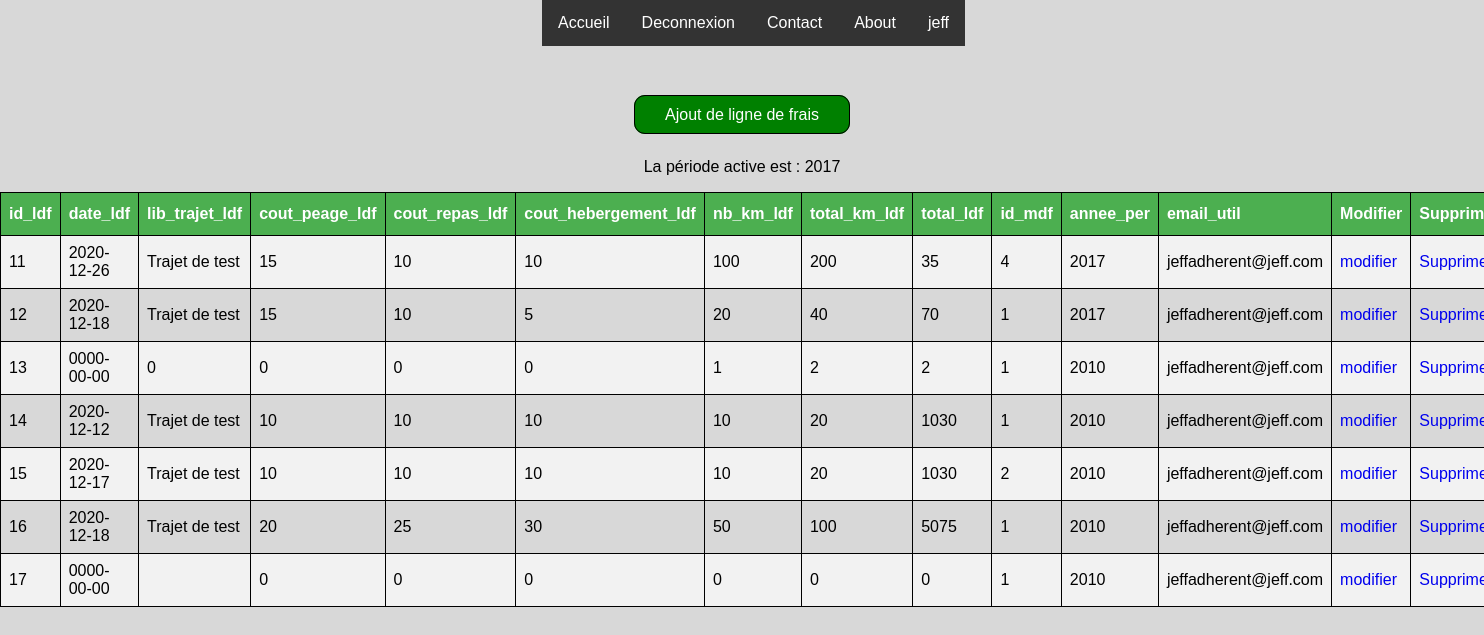
The app's page /gestion/gestion_ligne_de_frais.php (signed in), older data.
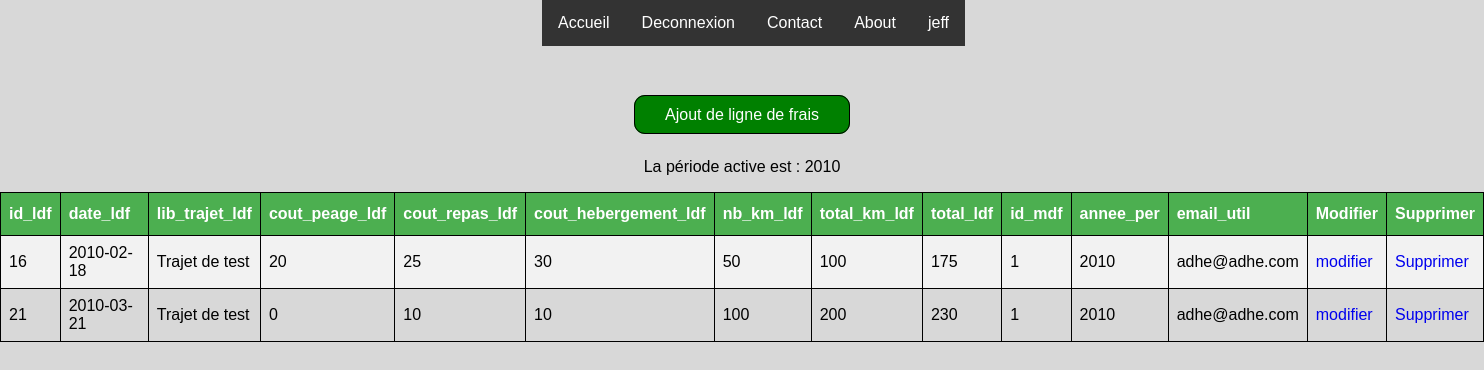
The same page, newer data.
### tables this page shows
CREATE TABLE `periode` (
  `annee_per` int(11) NOT NULL,
  `forfait_km_per` decimal(10,0) NOT NULL,
  `statut_per` int(11) NOT NULL
);

CREATE TABLE `ligne_de_frais` (
  `id_ldf` int(11) NOT NULL,
  `date_ldf` date NOT NULL,
  `lib_trajet_ldf` varchar(50) NOT NULL,
  `cout_peage_ldf` decimal(10,0) NOT NULL,
  `cout_repas_ldf` decimal(10,0) NOT NULL,
  `cout_hebergement_ldf` decimal(10,0) NOT NULL,
  `nb_km_ldf` int(11) NOT NULL,
  `total_km_ldf` decimal(10,0) NOT NULL,
  `total_ldf` decimal(10,0) NOT NULL,
  `id_mdf` int(11) NOT NULL,
  `annee_per` int(11) NOT NULL,
  `email_util` varchar(50) NOT NULL
);

### DAO/DAO.php (called while the page is built, shortened)
<?php
class DAO {
  function __construct() {
    $dsn = 'mysql:host=' . DB_HOST . ';dbname=' . DB_NAME;
    try {
      $pdo = new PDO($dsn, DB_USER, DB_PASSWORD, array(PDO::MYSQL_ATTR_INIT_COMMAND => "SET NAMES utf8"));
      $pdo->setAttribute(PDO::ATTR_ERRMODE, PDO::ERRMODE_EXCEPTION);
    } catch (PDOException $e) {
      throw new Exception("Erreur lors de la connexion : " . $e->getMessage());
    }
    $this->pdo = $pdo;
  }
}

### DAO/PeriodeDAO.php (called while the page is built, shortened)
<?php
require_once('DAO.php');
require_once('periode.php');
Class PeriodeDAO extends DAO {
    public function findAll() {
        $sql = "SELECT * FROM periode";
        try {
            $sth = $this->pdo->prepare($sql);
            $sth->execute();
            $rows = $sth->fetchAll(PDO::FETCH_ASSOC);
        } catch (PDOException $e) {
            throw new Exception("Erreur lors de la requête SQL : " . $e->getMessage());
        }
        $periodes = array();
        foreach ($rows as $row) {
            $periodes[] = new Periode($row);
        }
        return $periodes;
    }
}

### DAO/periode.php (called while the page is built, shortened)
<?php
class Periode {
    private $annee_per;
    private $statut_per;
    public function __construct(array $row) {
        $this->annee_per = $row['annee_per'];
        $this->statut_per = $row['statut_per'];
    }
    public function get_annee_per() {
        return $this->annee_per;
    }
    public function get_statut_per() {
        return $this->statut_per;
    }
}

### DAO/ligne_de_fraisDAO.php (called while the page is built, shortened)
<?php
require_once('DAO.php');
require_once('ligne_de_frais.php');
Class Ligne_de_fraisDAO extends DAO {
    public function findAll() {
        $sql = "SELECT * FROM ligne_de_frais";
        try {
            $sth = $this->pdo->prepare($sql);
            $sth->execute();
            $rows = $sth->fetchAll(PDO::FETCH_ASSOC);
        } catch (PDOException $e) {
            throw new Exception("Erreur lors de la requête SQL : " . $e->getMessage());
        }
        $ligne_de_frais = array();
        foreach ($rows as $row) {
            $ligne_de_frais[] = new Ligne_de_frais($row);
        }
        return $ligne_de_frais;
    }
}

### DAO/ligne_de_frais.php (called while the page is built, shortened)
<?php
class Ligne_de_frais {
    private $id_ldf;
    private $date_ldf;
    private $lib_trajet_ldf;
    private $cout_peage_ldf;
    private $cout_repas_ldf;
    private $cout_hebergement_ldf;
    private $nb_km_ldf;
    private $total_km_ldf;
    private $total_ldf;
    private $id_mdf;
    private $annee_per;
    private $email_util;
    public function __construct(array $row) {
        $this->id_ldf = $row['id_ldf'];
        $this->lib_trajet_ldf = $row['lib_trajet_ldf'];
        $this->date_ldf = $row['date_ldf'];
        $this->cout_peage_ldf = $row['cout_peage_ldf'];
        $this->cout_repas_ldf = $row['cout_repas_ldf'];
        $this->cout_hebergement_ldf = $row['cout_hebergement_ldf'];
        $this->nb_km_ldf = $row['nb_km_ldf'];
        $this->total_km_ldf = $row['total_km_ldf'];
        $this->total_ldf = $row['total_ldf'];
        $this->id_mdf = $row['id_mdf'];
        $this->annee_per = $row['annee_per'];
        $this->email_util = $row['email_util'];
    }
    public function get_id_ldf() {
        return $this->id_ldf;
    }
    public function get_lib_trajet_ldf() {
        return $this->lib_trajet_ldf;
    }
    public function get_date_ldf() {
        return $this->date_ldf;
    }
    public function get_cout_peage_ldf() {
        return $this->cout_peage_ldf;
    }
    public function get_cout_repas_ldf() {
        return $this->cout_repas_ldf;
    }
    public function get_cout_hebergement_ldf() {
        return $this->cout_hebergement_ldf;
    }
    public function get_nb_km_ldf() {
        return $this->nb_km_ldf;
    }
    public function get_total_km_ldf() {
        return $this->total_km_ldf;
    }
    public function get_total_ldf() {
        return $this->total_ldf;
    }
    public function get_id_mdf() {
        return $this->id_mdf;
    }
    public function get_annee_per() {
        return $this->annee_per;
    }
    public function get_email_util() {
        return $this->email_util;
    }
}

### gestion/gestion_ligne_de_frais.php (the view, shortened to what the changed rows need)
<?php
if($_SESSION['id_type_util'] == 3) {
?>
<!DOCTYPE html>
<html lang="fr">
<head>
  <link rel="stylesheet" href="../css/styles.css" type="text/css" />
</head>
<body>
<div class="menu">
    <ul>
    </ul>
    </div>
<?php
$dao = new Ligne_de_fraisDAO();
$ligne_de_frais = $dao->findAll();
$dao1 = new PeriodeDAO();
$periodes = $dao1->findAll();
?>
<br><br><br><br><br>
<center>
<p><a class='lien' href="../ajouter_ligne_de_frais">Ajout de ligne de frais</a></p>
<br>
<?php
foreach ($periodes as $periode) {
    if ($periode->get_statut_per()==1){
        echo "<tr>";
        echo "<td>La période active est : ".$periode->get_annee_per()."</td>";
        echo "</tr>";
    }
}
?>
<table>
<tr><th>id_ldf</th><th>date_ldf</th><th>lib_trajet_ldf</th><th>cout_peage_ldf</th><th>cout_repas_ldf</th>
<th>cout_hebergement_ldf</th><th>nb_km_ldf</th><th>total_km_ldf</th><th>total_ldf</th>
<th>id_mdf</th><th>annee_per</th><th>email_util</th><th>Modifier</th><th>Supprimer</th></tr>
<?php
foreach ($ligne_de_frais as $ligne_de_frais) {
    echo "<tr>";
    echo "<td>".$ligne_de_frais->get_id_ldf()."</td>";
    echo "<td>".$ligne_de_frais->get_date_ldf()."</td>";
    echo "<td>".$ligne_de_frais->get_lib_trajet_ldf()."</td>";
    echo "<td>".$ligne_de_frais->get_cout_peage_ldf()."</td>";
    echo "<td>".$ligne_de_frais->get_cout_repas_ldf()."</td>";
    echo "<td>".$ligne_de_frais->get_cout_hebergement_ldf()."</td>";
    echo "<td>".$ligne_de_frais->get_nb_km_ldf()."</td>";
    echo "<td>".$ligne_de_frais->get_total_km_ldf()."</td>";
    echo "<td>".$ligne_de_frais->get_total_ldf()."</td>";
    echo "<td>".$ligne_de_frais->get_id_mdf()."</td>";
    echo "<td>".$ligne_de_frais->get_annee_per()."</td>";
    echo "<td>".$ligne_de_frais->get_email_util()."</td>";
    echo "<td><a href='modification_ligne_de_frais?id_ldf=".$ligne_de_frais->get_id_ldf()."'>modifier</a></td>";
    echo "<td><a href='désactiver_ligne_de_frais?id_ldf=".$ligne_de_frais->get_id_ldf()."'>Supprimer</td>";
    echo "</tr>";
}
?>
</table>
<?php
}else{
    header('location: ../profil?mail='.$_SESSION['email_util'].'');
}
?>
</center>
</body>
</html>

Row changes from the older to the newer data that the page shows:
no longer on this page (row edited): periode: annee_per "2017"
removed ligne_de_frais: id_ldf "11", date_ldf "2020-12-26", lib_trajet_ldf "Trajet de test", cout_peage_ldf "15", cout_repas_ldf "10", cout_hebergement_ldf "10", nb_km_ldf "100", total_km_ldf "200", total_ldf "35", id_mdf "4", annee_per "2017", email_util "jeffadherent@jeff.com"
removed ligne_de_frais: id_ldf "12", date_ldf "2020-12-18", lib_trajet_ldf "Trajet de test", cout_peage_ldf "15", cout_repas_ldf "10", cout_hebergement_ldf "5", nb_km_ldf "20", total_km_ldf "40", total_ldf "70", id_mdf "1", annee_per "2017", email_util "jeffadherent@jeff.com"
removed ligne_de_frais: id_ldf "13", date_ldf "0000-00-00", lib_trajet_ldf "0", cout_peage_ldf "0", cout_repas_ldf "0", cout_hebergement_ldf "0", nb_km_ldf "1", total_km_ldf "2", total_ldf "2", id_mdf "1", annee_per "2010", email_util "jeffadherent@jeff.com"
removed ligne_de_frais: id_ldf "14", date_ldf "2020-12-12", lib_trajet_ldf "Trajet de test", cout_peage_ldf "10", cout_repas_ldf "10", cout_hebergement_ldf "10", nb_km_ldf "10", total_km_ldf "20", total_ldf "1030", id_mdf "1", annee_per "2010", email_util "jeffadherent@jeff.com"
removed ligne_de_frais: id_ldf "15", date_ldf "2020-12-17", lib_trajet_ldf "Trajet de test", cout_peage_ldf "10", cout_repas_ldf "10", cout_hebergement_ldf "10", nb_km_ldf "10", total_km_ldf "20", total_ldf "1030", id_mdf "2", annee_per "2010", email_util "jeffadherent@jeff.com"
removed ligne_de_frais: id_ldf "17", date_ldf "0000-00-00", cout_peage_ldf "0", cout_repas_ldf "0", cout_hebergement_ldf "0", nb_km_ldf "0", total_km_ldf "0", total_ldf "0", id_mdf "1", annee_per "2010", email_util "jeffadherent@jeff.com"
now on this page (row edited): periode: annee_per "2010"
changed ligne_de_frais id 16: date_ldf "2020-12-18" → "2010-02-18"; total_ldf "5075" → "175"; email_util "jeffadherent@jeff.com" → "adhe@adhe.com"
added ligne_de_frais: id_ldf "21", date_ldf "2010-03-21", lib_trajet_ldf "Trajet de test", cout_peage_ldf "0", cout_repas_ldf "10", cout_hebergement_ldf "10", nb_km_ldf "100", total_km_ldf "200", total_ldf "230", id_mdf "1", annee_per "2010", email_util "adhe@adhe.com"
